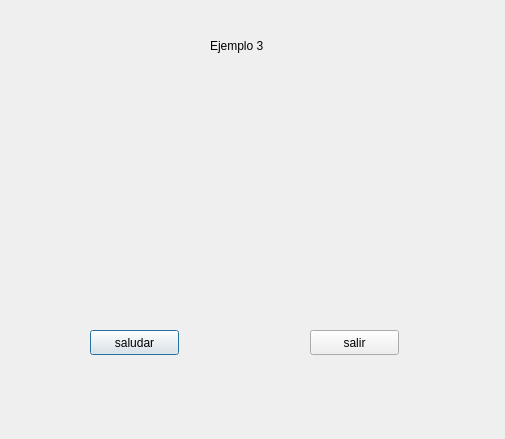
<?xml version="1.0" encoding="UTF-8"?>
<ui version="4.0">
 <class>Dialog</class>
 <widget class="QDialog" name="Dialog">
  <property name="geometry">
   <rect>
    <x>0</x>
    <y>0</y>
    <width>505</width>
    <height>439</height>
   </rect>
  </property>
  <property name="windowTitle">
   <string>Dialog</string>
  </property>
  <widget class="QPushButton" name="pushButton">
   <property name="geometry">
    <rect>
     <x>90</x>
     <y>330</y>
     <width>89</width>
     <height>25</height>
    </rect>
   </property>
   <property name="text">
    <string>saludar</string>
   </property>
  </widget>
  <widget class="QPushButton" name="pushButton_2">
   <property name="geometry">
    <rect>
     <x>310</x>
     <y>330</y>
     <width>89</width>
     <height>25</height>
    </rect>
   </property>
   <property name="text">
    <string>salir</string>
   </property>
  </widget>
  <widget class="QLabel" name="label">
   <property name="geometry">
    <rect>
     <x>20</x>
     <y>90</y>
     <width>461</width>
     <height>201</height>
    </rect>
   </property>
   <property name="font">
    <font>
     <family>Ubuntu Condensed</family>
     <pointsize>20</pointsize>
     <weight>9</weight>
     <italic>true</italic>
     <bold>false</bold>
    </font>
   </property>
   <property name="styleSheet">
    <string notr="true">font: 75 italic 20pt &quot;Ubuntu Condensed&quot;;
color: rgb(114, 159, 207);
</string>
   </property>
   <property name="text">
    <string/>
   </property>
   <property name="alignment">
    <set>Qt::AlignCenter</set>
   </property>
  </widget>
  <widget class="QLabel" name="label_2">
   <property name="geometry">
    <rect>
     <x>210</x>
     <y>30</y>
     <width>111</width>
     <height>31</height>
    </rect>
   </property>
   <property name="styleSheet">
    <string notr="true">font: 75 italic 19pt &quot;Universalis ADF Std&quot;;</string>
   </property>
   <property name="text">
    <string>Ejemplo 3</string>
   </property>
  </widget>
 </widget>
 <resources/>
 <connections/>
</ui>
